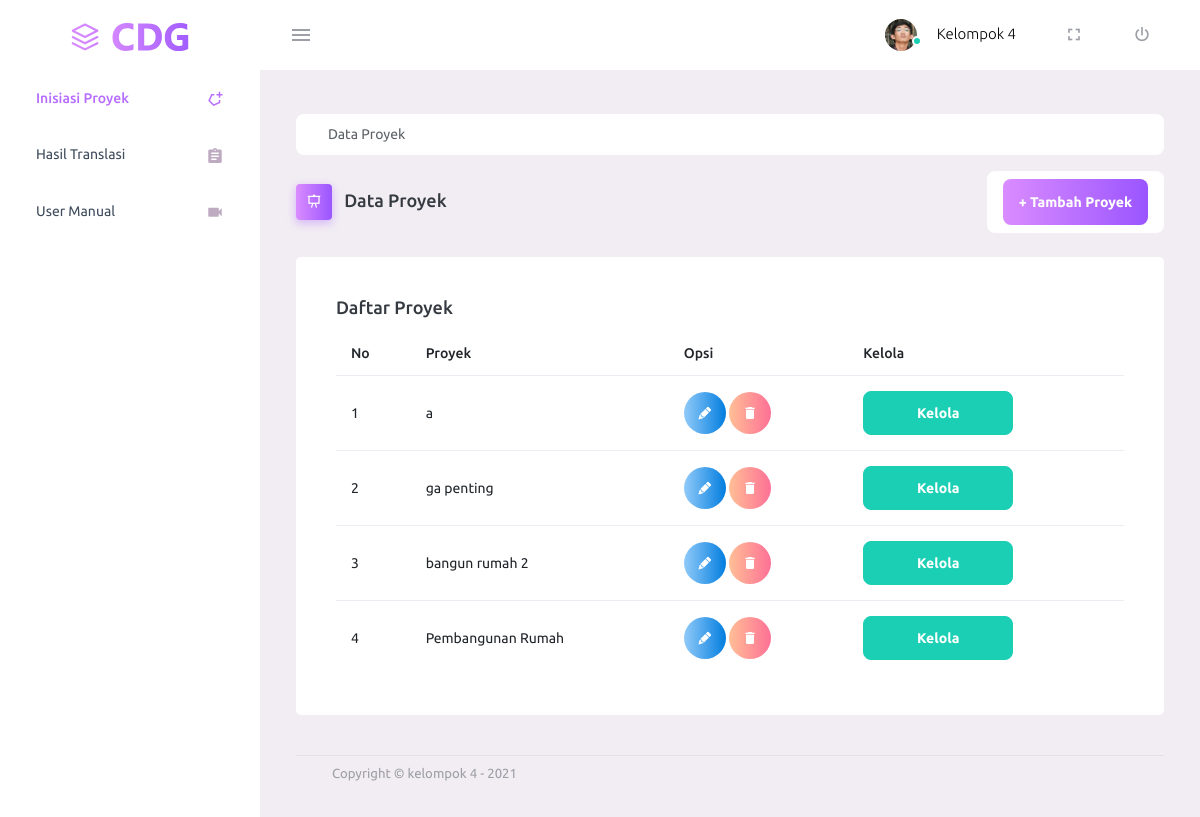
The app's page /home, older data.
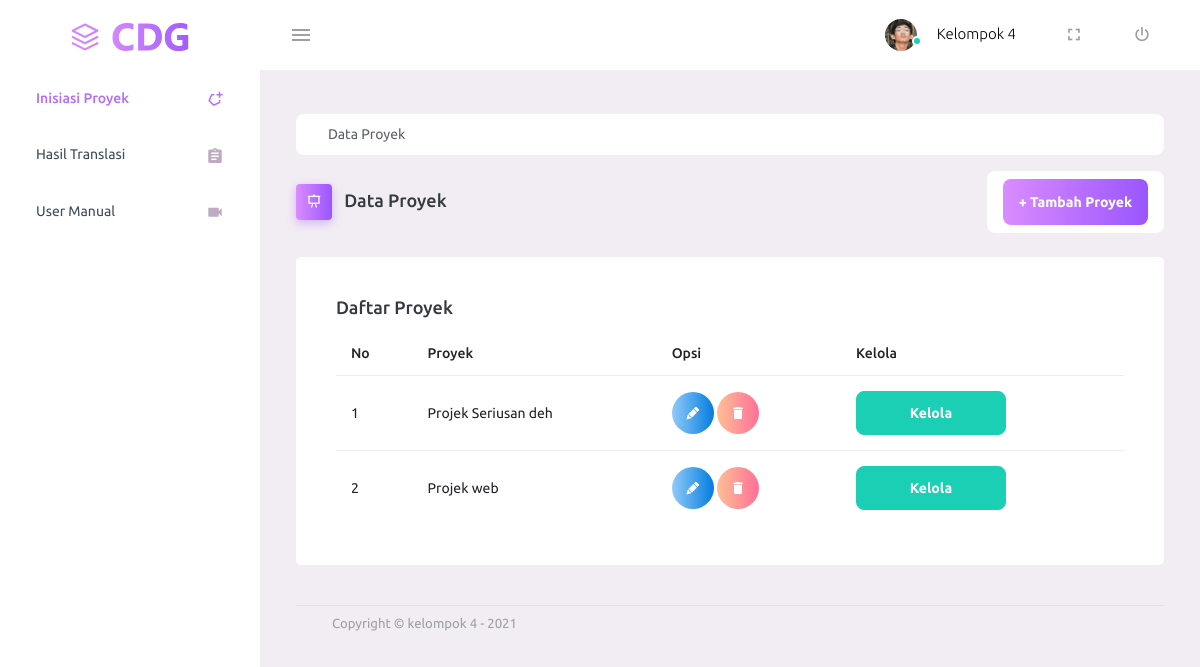
The same page, newer data.
### cdg/models.py (models this page shows, shortened)
class Proyek(models.Model):
    nama_proyek = models.CharField(max_length=50)
    database_id = models.CharField(max_length=50, null=True)

### projekppl/views.py (the view)
# urls.py: 2. Add a URL to urlpatterns:  path('', views.home, name='home')
def home(request):
    proyek = Proyek.objects.all()
    return render(request,'index.html',{'posts':proyek})

### templates/index.html (shortened to what this page needs)
<!DOCTYPE html>
<html lang="en">
  <head>
    {% load static %}
    <link rel="stylesheet" href="{% static 'vendors/mdi/css/materialdesignicons.min.css' %}">
    <link rel="stylesheet" href="{% static 'vendors/css/vendor.bundle.base.css' %}">
    <link rel="stylesheet" href="{% static 'css/style.css' %}">
  </head>
  <body>
    <div class="container-scroller">
      <nav class="navbar default-layout-navbar col-lg-12 col-12 p-0 fixed-top d-flex flex-row">
        <div class="text-center navbar-brand-wrapper d-flex align-items-center justify-content-center">
          <a class="navbar-brand brand-logo" href="/"><img src="{% static 'images/logo.svg' %}" alt="logo" /></a>
        </div>
        <div class="navbar-menu-wrapper d-flex align-items-stretch">
          <button class="navbar-toggler navbar-toggler align-self-center" type="button" data-toggle="minimize">
            <span class="mdi mdi-menu"></span>
          </button>
          <ul class="navbar-nav navbar-nav-right">
            <li class="nav-item nav-profile dropdown">
              <a class="nav-link" id="profileDropdown" href="#" data-toggle="dropdown" aria-expanded="false">
                <div class="nav-profile-img">
                  <img src="{% static 'images/faces/face1.jpg' %}" alt="image">
                  <span class="availability-status online"></span>
                </div>
                <div class="nav-profile-text">
                  <p class="mb-1 text-black">Kelompok 4</p>
                </div>
              </a>
            </li>
            <li class="nav-item d-none d-lg-block full-screen-link">
              <a class="nav-link">
                <i class="mdi mdi-fullscreen" id="fullscreen-button"></i>
              </a>
            </li>
            <li class="nav-item nav-logout d-none d-lg-block">
              <a class="nav-link" href="{% url 'splash' %}">
                <i class="mdi mdi-power"></i>
              </a>
            </li>
          </ul>
        </div>
      </nav>
      <div class="container-fluid page-body-wrapper">
        <nav class="sidebar sidebar-offcanvas" id="sidebar">
          <ul class="nav">
            <li class="nav-item active">
              <a class="nav-link" href="/home">
                <span class="menu-title">Inisiasi Proyek</span>
                <i class="mdi mdi-shape-polygon-plus menu-icon"></i>
              </a>
            </li>
            <li class="nav-item">
              <a class="nav-link" href="/hasil">
                <span class="menu-title">Hasil Translasi</span>
                <i class="mdi mdi-clipboard-text menu-icon"></i>
              </a>
            </li>
            <li class="nav-item">
              <a class="nav-link" href="/user_manual">
                <span class="menu-title">User Manual</span>
                <i class="mdi mdi-video menu-icon"></i>
              </a>
            </li>
          </ul>
        </nav>
        <div class="main-panel">
          <div class="content-wrapper">
          <ul class="breadcrumb" aria-label="breadcrumb">
            <ol class="breadcrumb my-2">
                <li class="breadcrumb-item active">Data Proyek</li>
            </ol>
          </ul>
            <div class="page-header">
              <h3 class="page-title">
                <span class="page-title-icon bg-gradient-primary text-white mr-2">
                  <i class="mdi mdi-presentation"></i>
                </span> Data Proyek
              </h3>
              <nav aria-label="breadcrumb " >
                <ul class="breadcrumb nav-link" >
                      <button type="button" class="btn btn-block btn-lg btn-gradient-primary "
                      data-toggle="modal" data-target="#exampleModal">+ Tambah Proyek
                      </button>
                </ul>
              </nav>
            </div>
            <div class="row">
              <div class="col-12 grid-margin">
                <div class="card">
                  <div class="card-body">
                    <h4 class="card-title">Daftar Proyek</h4>
                    <div class="table-responsive">
                      <table class="table">
                        <thead>
                          <tr>
                            <th> No </th>
                            <th> Proyek </th>
                            <th> Opsi </th>
                            <th> Kelola </th>
                          </tr>
                        </thead>
                        <tbody>
                          {% if posts %}
                          <tr>
                            {% for proyek in posts %}
                            <td> {{ forloop.counter }} </td>
                            <td> {{ proyek.nama_proyek }} </td>
                            <td>
                            <button type="button" data-toggle="modal" data-target="#modal-{{proyek.id}}" class="btn btn-gradient-info btn-rounded btn-icon">
                            <i class="mdi mdi-lead-pencil"></i>
                            </button>
                            <a href="/destroy_proyek/{{proyek.id}}" onclick="return confirm('Yakin ingin hapus')">
                            <button type="button" class="btn btn-gradient-danger btn-rounded btn-icon">
                            <i class="mdi mdi-delete"></i>
                            </button>
                            </a>
                            </td>
                            <td>
                               <a href="/translasi/{{proyek.id}}"> <button type="button" class="btn btn-success btn-fw">Kelola</button> </a>
                            </td>
                          </tr>
                          {% endfor %}
                          {% else %}
                              <p>No polls are available.</p>
                          {% endif %}
                        </tbody>
                      </table>
                    </div>
                  </div>
                </div>
              </div>
            </div>
          <footer class="footer">
            <div class="container-fluid clearfix">
              <span class="text-muted d-block text-center text-sm-left d-sm-inline-block">Copyright © kelompok 4 - 2021</span>
            </div>
          </footer>
        </div>
      </div>
    </div>
  </body>
</html>

Row changes from the older to the newer data that the page shows:
removed Proyek: nama_proyek "a"
removed Proyek: nama_proyek "ga penting"
removed Proyek: nama_proyek "bangun rumah 2"
removed Proyek: nama_proyek "Pembangunan Rumah"
added Proyek: nama_proyek "Projek Seriusan deh"
added Proyek: nama_proyek "Projek web"
